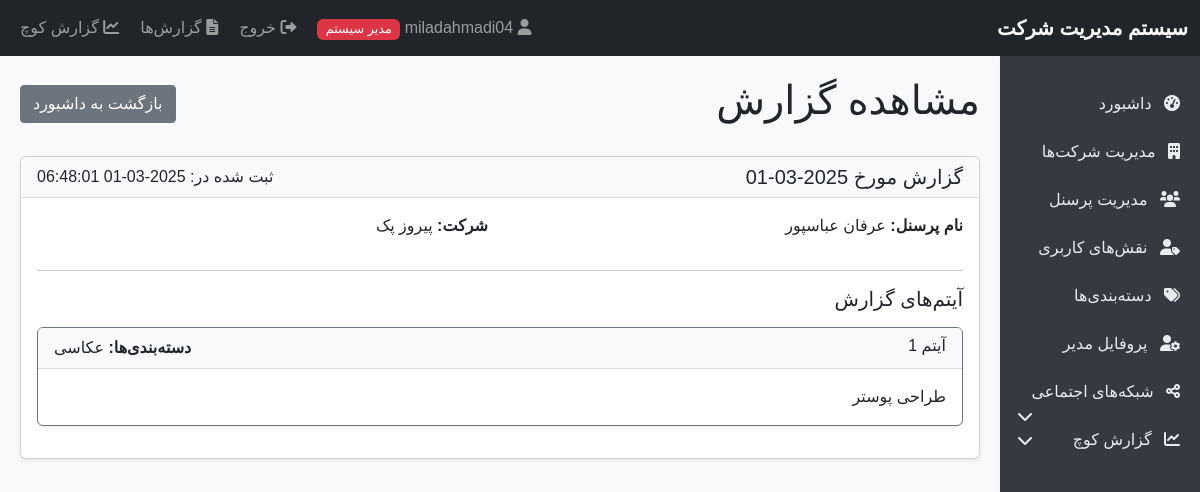
Screenshot of /view_report.php?id=1 (signed in) with the database file from the repository.
### tables this page shows
CREATE TABLE `reports` (
  `id` int(11) NOT NULL,
  `personnel_id` int(11) NOT NULL,
  `report_date` date NOT NULL,
  `created_at` timestamp NOT NULL DEFAULT current_timestamp()
);

CREATE TABLE `personnel` (
  `id` int(11) NOT NULL,
  `company_id` int(11) NOT NULL,
  `role_id` int(11) NOT NULL,
  `full_name` varchar(100) NOT NULL,
  `gender` enum('male','female') NOT NULL,
  `email` varchar(100) NOT NULL,
  `mobile` varchar(20) NOT NULL,
  `is_active` tinyint(1) DEFAULT 1,
  `username` varchar(50) NOT NULL,
  `password` varchar(255) NOT NULL,
  `created_at` timestamp NOT NULL DEFAULT current_timestamp(),
  `can_receive_reports` tinyint(1) DEFAULT 0
);

CREATE TABLE `companies` (
  `id` int(11) NOT NULL,
  `name` varchar(100) NOT NULL,
  `is_active` tinyint(1) DEFAULT 1,
  `created_at` timestamp NOT NULL DEFAULT current_timestamp()
);

CREATE TABLE `report_items` (
  `id` int(11) NOT NULL,
  `report_id` int(11) NOT NULL,
  `content` text NOT NULL,
  `created_at` timestamp NOT NULL DEFAULT current_timestamp()
);

### functions.php (called while the page is built, shortened)
<?php
function isAdmin() {
    return isset($_SESSION['user_type']) && $_SESSION['user_type'] === 'admin';
}

### view_report.php (the view, shortened to what this page needs)
<?php
require_once 'functions.php';
require_once 'auth.php';
$reportId = clean($_GET['id']);
$stmt = $pdo->prepare("SELECT r.*, p.full_name, p.id as personnel_id, c.name as company_name
                      FROM reports r
                      JOIN personnel p ON r.personnel_id = p.id
                      JOIN companies c ON p.company_id = c.id
                      WHERE r.id = ?");
$stmt->execute([$reportId]);
$report = $stmt->fetch();
$stmt = $pdo->prepare("SELECT ri.*,
                      (SELECT GROUP_CONCAT(c.name SEPARATOR ', ')
                       FROM report_item_categories ric
                       JOIN categories c ON ric.category_id = c.id
                       WHERE ric.item_id = ri.id) as categories
                      FROM report_items ri
                      WHERE ri.report_id = ?
                      ORDER BY ri.created_at");
$stmt->execute([$reportId]);
$reportItems = $stmt->fetchAll();
include 'header.php';
?>
<div class="d-flex justify-content-between align-items-center mb-4">
    <h1>مشاهده گزارش</h1>
    <div>
        <?php if (isAdmin()): ?>
            <a href="admin_dashboard.php" class="btn btn-secondary">بازگشت به داشبورد</a>
        <?php else: ?>
            <a href="view_reports.php" class="btn btn-secondary">بازگشت به لیست گزارش‌ها</a>
        <?php endif; ?>
    </div>
</div>
<div class="card mb-4">
    <div class="card-header bg-light">
        <div class="d-flex justify-content-between">
            <h5 class="mb-0">گزارش مورخ <?php echo $report['report_date']; ?></h5>
            <span>ثبت شده در: <?php echo $report['created_at']; ?></span>
        </div>
    </div>
    <div class="card-body">
        <div class="row mb-3">
            <div class="col-md-6">
                <p><strong>نام پرسنل:</strong> <?php echo $report['full_name']; ?></p>
            </div>
            <div class="col-md-6">
                <p><strong>شرکت:</strong> <?php echo $report['company_name']; ?></p>
            </div>
        </div>
        <hr>
        <h5 class="mb-3">آیتم‌های گزارش</h5>
        <?php if (count($reportItems) > 0): ?>
            <?php foreach ($reportItems as $index => $item): ?>
                <div class="card mb-3 border-secondary">
                    <div class="card-header bg-light">
                        <div class="d-flex justify-content-between">
                            <h6 class="mb-0">آیتم <?php echo $index + 1; ?></h6>
                            <span>
                                <strong>دسته‌بندی‌ها:</strong>
                                <?php echo $item['categories'] ? $item['categories'] : 'بدون دسته‌بندی'; ?>
                            </span>
                        </div>
                    </div>
                    <div class="card-body">
                        <?php echo nl2br(htmlspecialchars($item['content'])); ?>
                    </div>
                </div>
            <?php endforeach; ?>
        <?php else: ?>
            <div class="alert alert-warning">
                هیچ آیتمی برای این گزارش یافت نشد.
            </div>
        <?php endif; ?>
    </div>
</div>
<?php include 'footer.php'; ?>

### header.php (style rules this page uses)
body { font-family: Tahoma, Arial, sans-serif; background-color: #f8f9fa; }
.card { box-shadow: 0 0.125rem 0.25rem rgba(0, 0, 0, 0.075); margin-bottom: 1.5rem; }
.card-header { border-bottom: 1px solid rgba(0, 0, 0, 0.125); background-color: rgba(0, 0, 0, 0.03); }
.btn { border-radius: 0.25rem; }

### rows the page displays
reports: report_date "2025-03-01", created_at "2025-03-01 06:48:01", personnel.full_name "عرفان عباسپور", companies.name "پیروز پک"
report_items: categories "عکاسی", content "طراحی پوستر"
